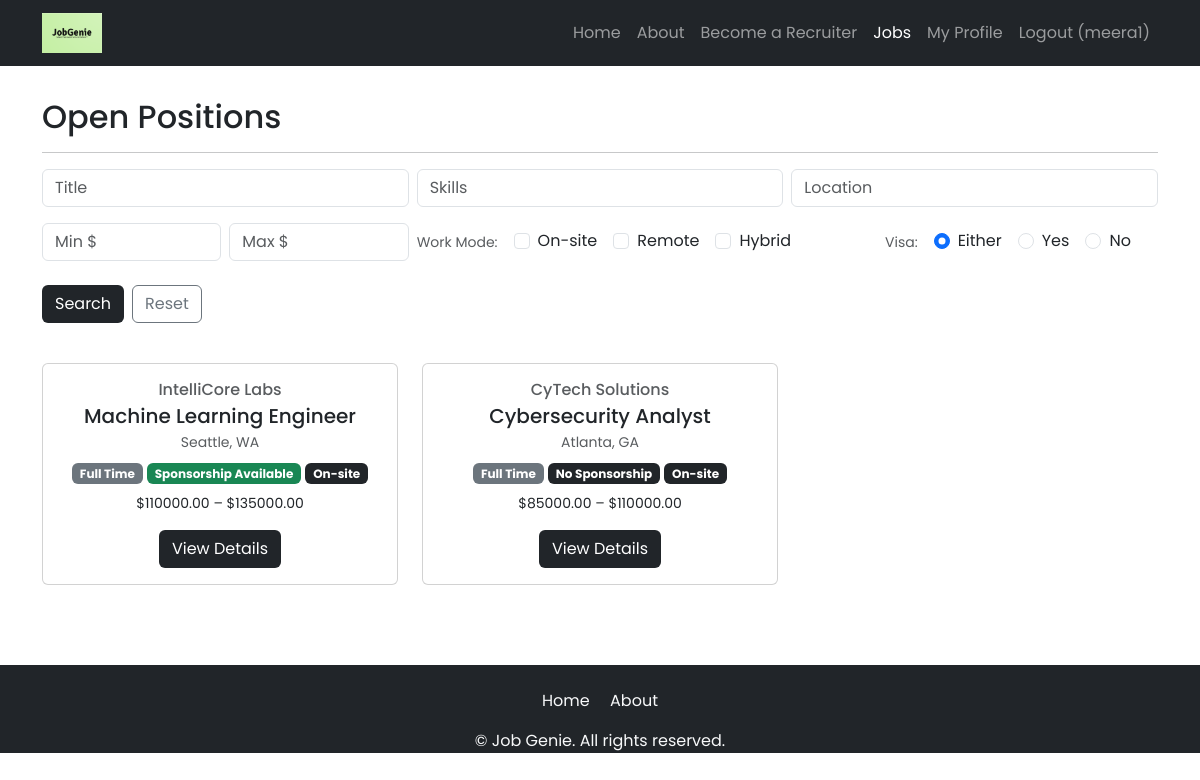
/jobs/ (signed in), run on an earlier commit of the app's database.
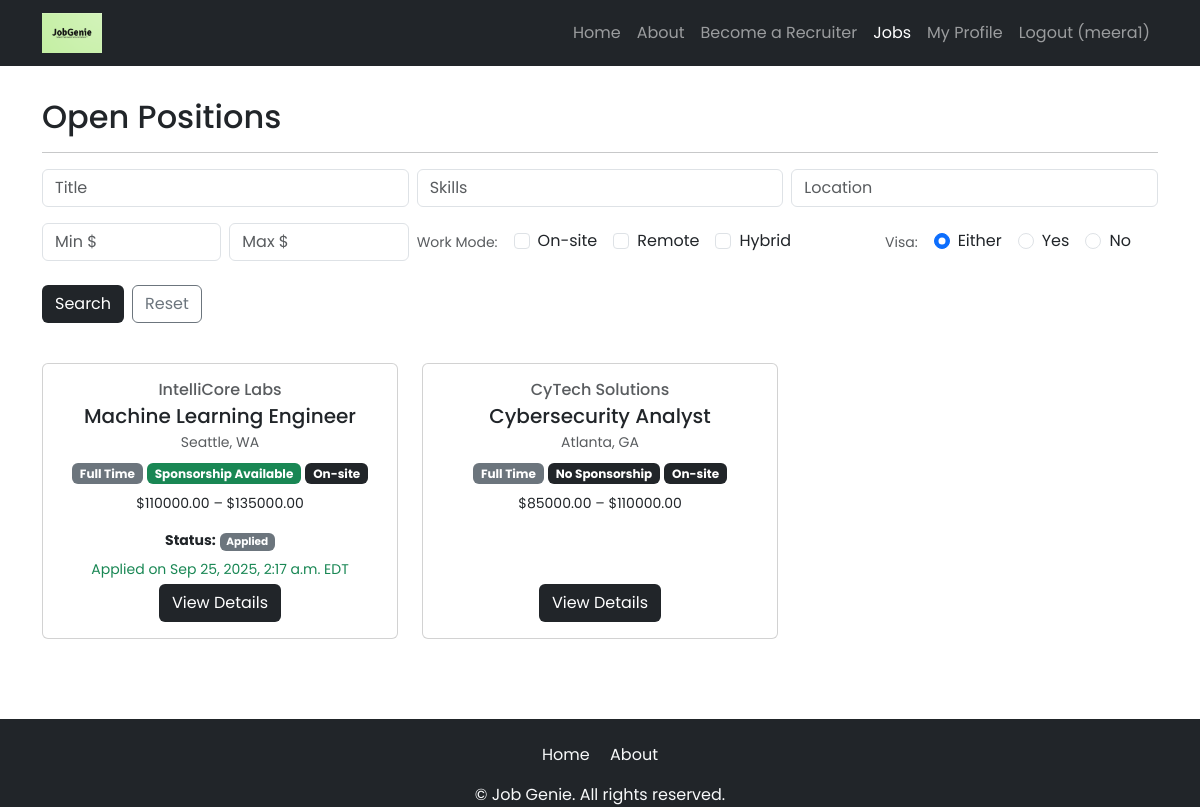
And on a later commit of the database.
### jobs/models.py (models this page shows, shortened)
class Job(models.Model):
    JOB_TYPES = [
        ('FT', 'Full Time'),
        ('PT', 'Part Time'),
        ('IN', 'Internship'),
        ('CT', 'Contractor'),
    ]
    REMOTE_TYPES = [
        ('ON', 'On-site'),
        ('RE', 'Remote'),
        ('HY', 'Hybrid'),
    ]
    SPONSORSHIP_OPT = [
        ('YES', 'Sponsorship Available'),
        ('NO', 'No Sponsorship'),
    ]
    recruiter = models.ForeignKey(
    Recruiter,
    on_delete=models.CASCADE,
    related_name="jobs",
    null=True,
    blank=True
    )
    title = models.CharField(max_length=255)
    company_name = models.CharField(max_length=255, blank=True, default="")
    skills = models.TextField(help_text="List required skills, separated by commas", blank=True, default="")
    location = models.CharField(max_length=255)
    salary_min = models.DecimalField(max_digits=10, decimal_places=2, null=True, blank=True)
    salary_max = models.DecimalField(max_digits=10, decimal_places=2, null=True, blank=True)
    job_type = models.CharField(max_length=2, choices=JOB_TYPES)
    visa_sponsorship = models.CharField(max_length=3, choices=SPONSORSHIP_OPT, default='NO')
    remote_type = models.CharField(max_length=2, choices=REMOTE_TYPES, default='ON')
    created_at = models.DateTimeField(auto_now_add=True)
    updated_at = models.DateTimeField(auto_now=True)
    class Meta:
        indexes = [
            models.Index(fields=['job_type']),
            models.Index(fields=['remote_type']),
            models.Index(fields=['location']),
        ]
        ordering = ['-created_at']

class Application(models.Model):
    STATUS_CHOICES = [
        ('applied', 'Applied'),
        ('review', 'Review'),
        ('interview', 'Interview'),
        ('offer', 'Offer'),
        ('closed', 'Closed'),
    ]
    job = models.ForeignKey(Job, on_delete=models.CASCADE, related_name="applications")
    candidate = models.ForeignKey(settings.AUTH_USER_MODEL, on_delete=models.CASCADE, related_name="applications")
    note = models.TextField(blank=True)  # tailored note from candidate
    status = models.CharField(max_length=20, choices=STATUS_CHOICES, default='applied')
    applied_at = models.DateTimeField(auto_now_add=True)

### jobs/views.py (the view)
# urls.py: path('', JobListView.as_view(), name='job_list'),
class JobListView(ListView):
    model = Job
    template_name = 'jobs/job_list.html'
    context_object_name = 'jobs'
    paginate_by = 12
    def get_queryset(self):
        qs = Job.objects.all().order_by('-created_at')
        g = self.request.GET
        if g.get('title'):
            qs = qs.filter(title__icontains=g['title'])
        if g.get('location'):
            qs = qs.filter(location__icontains=g['location'])
        if g.get('skills'):
            raw = g['skills'].replace(',', ' ')
            tokens = [t.strip() for t in raw.split() if t.strip()]
            if tokens:
                qs = qs.filter(reduce(operator.or_, (Q(skills__icontains=t) for t in tokens)))
        job_types = g.getlist('job_type')
        if job_types:
            qs = qs.filter(job_type__in=job_types)
        remote_types = g.getlist('remote_type')
        if remote_types:
            qs = qs.filter(remote_type__in=remote_types)
        visa = g.get('visa')
        if visa in ('YES', 'NO'):
            qs = qs.filter(visa_sponsorship=visa)
        min_salary = g.get('min_salary')
        max_salary = g.get('max_salary')
        if min_salary:
            qs = qs.filter(Q(salary_max__isnull=True) | Q(salary_max__gte=min_salary))
        if max_salary:
            qs = qs.filter(Q(salary_min__isnull=True) | Q(salary_min__lte=max_salary))
        if self.request.user.is_authenticated:
            applied = Application.objects.filter(candidate=self.request.user)
            applied_dict = {app.job_id: app for app in applied}
            for job in qs:
                job.my_application = applied_dict.get(job.id)
        return qs
    def get_context_data(self, **kwargs):
        ctx = super().get_context_data(**kwargs)
        g = self.request.GET
        ctx['filter_form'] = JobFilterForm(g or None)
        ctx['selected_remote_types'] = g.getlist('remote_type')
        ctx['selected_visa'] = g.get('visa', '')
        return ctx

### jobs/forms.py
class JobFilterForm(forms.Form):
    title = forms.CharField(required=False)
    skills = forms.CharField(required=False, help_text="Separate skills with comma or space")
    location = forms.CharField(required=False)
    min_salary = forms.DecimalField(required=False, min_value=0)
    max_salary = forms.DecimalField(required=False, min_value=0)
    job_type = forms.MultipleChoiceField(
        required=False, choices=Job.JOB_TYPES, widget=forms.CheckboxSelectMultiple
    )
    remote_type = forms.MultipleChoiceField(
        required=False, choices=Job.REMOTE_TYPES, widget=forms.CheckboxSelectMultiple
    )
    visa = forms.ChoiceField(
        required=False,
        choices=[('', 'Either'), ('YES', 'Sponsorship available'), ('NO', 'No sponsorship')],
    )

### jobs/templates/jobs/job_list.html (shortened to what the changed rows need)
{% extends 'base.html' %}
{% load static %}
{% block content %}
<div class="p-3">
  <div class="container">
    <div class="row mt-3">
      <div class="col mx-auto mb-3">
        <h2>Open Positions</h2>
        <div class="row row-cols-1 row-cols-sm-2 row-cols-lg-3 row-cols-xxl-4 g-4 mt-2">
          {% for job in jobs %}
            <div class="col">
              <div class="card h-100 p-3 text-center">
                <h6 class="text-muted mb-1">{{ job.company_name }}</h6>
                <h5 class="mb-1">{{ job.title }}</h5>
                <div class="small text-muted mb-2">{{ job.location }}</div>
                <div class="mb-2">
                  <span class="badge bg-secondary">{{ job.get_job_type_display }}</span>
                  <span class="badge {% if job.visa_sponsorship == 'YES' %}bg-success{% else %}bg-dark{% endif %}">
                    {{ job.get_visa_sponsorship_display }}
                  </span>
                  {% if job.remote_type %}
                    <span class="badge bg-dark">{{ job.get_remote_type_display }}</span>
                  {% endif %}
                </div>
                {% if job.salary_min or job.salary_max %}
                  <div class="small mb-3">
                    ${{ job.salary_min|default:"?" }} – ${{ job.salary_max|default:"?" }}
                  </div>
                {% endif %}
                {% if job.my_application %}
                  <div class="small mb-2">
                    <strong>Status:</strong>
                    <span class="badge
                      {% if job.my_application.status == 'applied' %} bg-secondary
                      {% elif job.my_application.status == 'review' %} bg-info text-dark
                      {% elif job.my_application.status == 'interview' %} bg-warning text-dark
                      {% elif job.my_application.status == 'offer' %} bg-success
                      {% elif job.my_application.status == 'closed' %} bg-danger
                      {% else %} bg-dark
                      {% endif %}
                    ">
                      {{ job.my_application.get_status_display }}
                    </span>
                  </div>
                  <div class="small text-success mb-1">
                    Applied on {{ job.my_application.applied_at|date:"M j, Y, g:i a T" }}
                  </div>
                {% endif %}
                <div class="mt-auto">
                  <a href="{% url 'job_detail' job.pk %}" class="btn bg-dark text-white">
                    View Details
                  </a>
                </div>
              </div>
            </div>
          {% empty %}
            <div class="col">
              <div class="alert alert-light border w-100">No jobs found.</div>
            </div>
          {% endfor %}
        </div>
    </div>
  </div>
</div>
{% endblock content %}

What changed in the data, as far as the page shows it:
changed through a linked row, Job "Machine Learning Engineer": my_application.status (not shown) → "Applied"; my_application.applied_at (not shown) → "Sep 25, 2025, 2:17 a.m. EDT"
